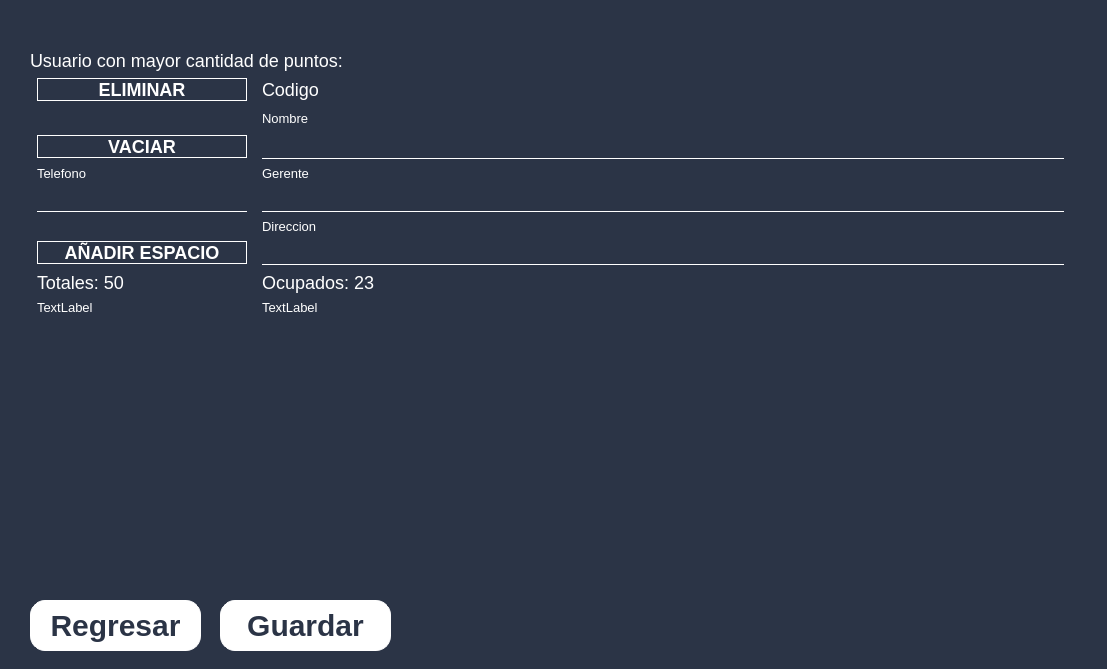
<?xml version="1.0" encoding="UTF-8"?>
<ui version="4.0">
 <class>MainWindow</class>
 <widget class="QMainWindow" name="MainWindow">
  <property name="geometry">
   <rect>
    <x>0</x>
    <y>0</y>
    <width>1107</width>
    <height>669</height>
   </rect>
  </property>
  <property name="windowTitle">
   <string>MainWindow</string>
  </property>
  <property name="styleSheet">
   <string notr="true">*{
font-family: segoe ui;
/*background: #2B3446;*/
background:transparent;
border: none;
}
QLabel{
font-size: 13px;
color: white;
}
QFrame{
background: #2B3446;
}
QPushButton{
color: white;
font-size: 18px;
font-weight: bold;
border-style: solid;
border-width: 1px;
border-color:white;
}
QPushButton:hover{
color: #2B3446;
background:white;
}
QLineEdit{
background:transparent;
color: white;
border: none;
border-bottom: 1px solid;
border-color: white;
font-size: 18px;
}
#ErrorLabel{
font-size: 20px;
background: transparent;
color: red
}
QGroupBox{
background: #2B3446;
}
#codLab, #totalesLab, #ocupadosLab, #maxPointsLab{
font-size: 18px;
}
#addButton, #undoButton, #redoButton{
border:none
}
#addButton:hover, #undoButton:hover, #redoButton:hover{
border-style: solid;
border-color:white;
border-width: 2px;
background: transparent;
border-radius:20px;
}
#line{
color:white;
line-color:white;
}
QVBoxLayout{
border-style: solid;
border-color:white;
border-width: 2px;
}
#guardar,#regresar{
color: #2B3446;
background: white;
font-size: 30px;
border-radius: 15px;
}
#guardar:hover,#regresar:hover{
color: white;
border-style: solid;
border-width: 1px;
border-color:white;
border-radius: 15px;
background:#2B3446;
}</string>
  </property>
  <widget class="QWidget" name="centralwidget">
   <widget class="QFrame" name="frame">
    <property name="geometry">
     <rect>
      <x>0</x>
      <y>0</y>
      <width>1111</width>
      <height>671</height>
     </rect>
    </property>
    <property name="frameShape">
     <enum>QFrame::StyledPanel</enum>
    </property>
    <property name="frameShadow">
     <enum>QFrame::Raised</enum>
    </property>
    <widget class="QScrollArea" name="scrollArea">
     <property name="geometry">
      <rect>
       <x>30</x>
       <y>30</y>
       <width>1041</width>
       <height>551</height>
      </rect>
     </property>
     <property name="widgetResizable">
      <bool>true</bool>
     </property>
     <widget class="QWidget" name="scrollAreaWidgetContents">
      <property name="geometry">
       <rect>
        <x>0</x>
        <y>0</y>
        <width>1041</width>
        <height>551</height>
       </rect>
      </property>
      <widget class="QGroupBox" name="groupBox">
       <property name="geometry">
        <rect>
         <x>0</x>
         <y>10</y>
         <width>1041</width>
         <height>541</height>
        </rect>
       </property>
       <property name="title">
        <string>.</string>
       </property>
       <widget class="QWidget" name="verticalLayoutWidget">
        <property name="geometry">
         <rect>
          <x>0</x>
          <y>10</y>
          <width>1041</width>
          <height>878</height>
         </rect>
        </property>
        <layout class="QVBoxLayout" name="verticalLayout">
         <property name="spacing">
          <number>7</number>
         </property>
         <property name="sizeConstraint">
          <enum>QLayout::SetDefaultConstraint</enum>
         </property>
         <item>
          <widget class="QLabel" name="maxPointsLab">
           <property name="font">
            <font>
             <family>segoe ui</family>
             <pointsize>-1</pointsize>
            </font>
           </property>
           <property name="text">
            <string>Usuario con mayor cantidad de puntos:</string>
           </property>
          </widget>
         </item>
         <item>
          <layout class="QFormLayout" name="formLayout_3">
           <property name="labelAlignment">
            <set>Qt::AlignLeading|Qt::AlignLeft|Qt::AlignVCenter</set>
           </property>
           <property name="formAlignment">
            <set>Qt::AlignCenter</set>
           </property>
           <property name="horizontalSpacing">
            <number>15</number>
           </property>
           <property name="leftMargin">
            <number>7</number>
           </property>
           <property name="rightMargin">
            <number>7</number>
           </property>
           <item row="7" column="0">
            <widget class="QLabel" name="label_2">
             <property name="text">
              <string>Telefono</string>
             </property>
            </widget>
           </item>
           <item row="7" column="1">
            <widget class="QLabel" name="label_3">
             <property name="text">
              <string>Gerente</string>
             </property>
            </widget>
           </item>
           <item row="4" column="1">
            <widget class="QLabel" name="label_5">
             <property name="text">
              <string>Nombre</string>
             </property>
            </widget>
           </item>
           <item row="12" column="1">
            <widget class="QLabel" name="label_6">
             <property name="text">
              <string>Direccion</string>
             </property>
            </widget>
           </item>
           <item row="12" column="0">
            <widget class="QLabel" name="label_7">
             <property name="text">
              <string/>
             </property>
            </widget>
           </item>
           <item row="5" column="1">
            <widget class="QLineEdit" name="lineEdit">
             <property name="text">
              <string/>
             </property>
            </widget>
           </item>
           <item row="10" column="0">
            <widget class="QLineEdit" name="lineEdit_2">
             <property name="minimumSize">
              <size>
               <width>210</width>
               <height>0</height>
              </size>
             </property>
            </widget>
           </item>
           <item row="10" column="1">
            <widget class="QLineEdit" name="lineEdit_3"/>
           </item>
           <item row="13" column="1">
            <widget class="QLineEdit" name="lineEdit_4"/>
           </item>
           <item row="17" column="0">
            <widget class="QLabel" name="totalesLab">
             <property name="text">
              <string>Totales: 50</string>
             </property>
            </widget>
           </item>
           <item row="17" column="1">
            <widget class="QLabel" name="ocupadosLab">
             <property name="text">
              <string>Ocupados: 23</string>
             </property>
            </widget>
           </item>
           <item row="2" column="1">
            <widget class="QLabel" name="codLab">
             <property name="text">
              <string>Codigo</string>
             </property>
            </widget>
           </item>
           <item row="4" column="0">
            <spacer name="horizontalSpacer">
             <property name="orientation">
              <enum>Qt::Horizontal</enum>
             </property>
             <property name="sizeHint" stdset="0">
              <size>
               <width>210</width>
               <height>20</height>
              </size>
             </property>
            </spacer>
           </item>
           <item row="13" column="0">
            <widget class="QPushButton" name="agregarEspButton">
             <property name="minimumSize">
              <size>
               <width>210</width>
               <height>0</height>
              </size>
             </property>
             <property name="text">
              <string>AÑADIR ESPACIO</string>
             </property>
            </widget>
           </item>
           <item row="5" column="0">
            <widget class="QPushButton" name="pushButton">
             <property name="sizePolicy">
              <sizepolicy hsizetype="Fixed" vsizetype="Fixed">
               <horstretch>0</horstretch>
               <verstretch>0</verstretch>
              </sizepolicy>
             </property>
             <property name="minimumSize">
              <size>
               <width>210</width>
               <height>0</height>
              </size>
             </property>
             <property name="text">
              <string>VACIAR</string>
             </property>
            </widget>
           </item>
           <item row="2" column="0">
            <widget class="QPushButton" name="pushButton_2">
             <property name="minimumSize">
              <size>
               <width>210</width>
               <height>0</height>
              </size>
             </property>
             <property name="text">
              <string>ELIMINAR</string>
             </property>
            </widget>
           </item>
           <item row="18" column="0">
            <widget class="QLabel" name="label">
             <property name="text">
              <string>TextLabel</string>
             </property>
            </widget>
           </item>
           <item row="18" column="1">
            <widget class="QLabel" name="label_12">
             <property name="text">
              <string>TextLabel</string>
             </property>
            </widget>
           </item>
          </layout>
         </item>
         <item>
          <spacer name="verticalSpacer">
           <property name="orientation">
            <enum>Qt::Vertical</enum>
           </property>
           <property name="sizeHint" stdset="0">
            <size>
             <width>20</width>
             <height>40</height>
            </size>
           </property>
          </spacer>
         </item>
        </layout>
       </widget>
      </widget>
     </widget>
    </widget>
    <widget class="QPushButton" name="guardar">
     <property name="geometry">
      <rect>
       <x>220</x>
       <y>600</y>
       <width>171</width>
       <height>51</height>
      </rect>
     </property>
     <property name="sizePolicy">
      <sizepolicy hsizetype="Fixed" vsizetype="Fixed">
       <horstretch>0</horstretch>
       <verstretch>0</verstretch>
      </sizepolicy>
     </property>
     <property name="text">
      <string>Guardar</string>
     </property>
    </widget>
    <widget class="QPushButton" name="regresar">
     <property name="geometry">
      <rect>
       <x>30</x>
       <y>600</y>
       <width>171</width>
       <height>51</height>
      </rect>
     </property>
     <property name="sizePolicy">
      <sizepolicy hsizetype="Fixed" vsizetype="Fixed">
       <horstretch>0</horstretch>
       <verstretch>0</verstretch>
      </sizepolicy>
     </property>
     <property name="text">
      <string>Regresar</string>
     </property>
    </widget>
   </widget>
  </widget>
 </widget>
 <resources>
  <include location="logo.qrc"/>
 </resources>
 <connections/>
</ui>
